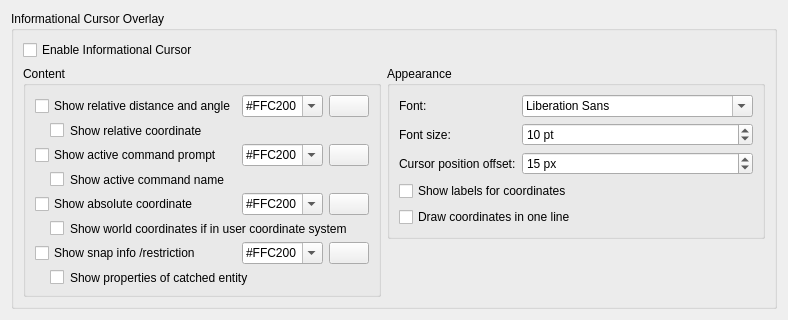
     <widget class="QWidget" name="tabInfoCursor">
      <attribute name="title">
       <string>Info Cursor</string>
      </attribute>
      <layout class="QGridLayout" name="gridLayout_33">
       <item row="0" column="0">
        <widget class="QGroupBox" name="groupBox_15">
         <property name="title">
          <string>Informational Cursor Overlay </string>
         </property>
         <layout class="QGridLayout" name="gridLayout_30">
          <item row="1" column="1">
           <widget class="QGroupBox" name="groupBox_16">
            <property name="title">
             <string>Appearance</string>
            </property>
            <layout class="QGridLayout" name="gridLayout_31">
             <item row="2" column="1">
              <widget class="QFontComboBox" name="fcbInfoOverlayFont">
               <property name="toolTip">
                <string>Font that should be used for drawing elements of informational cursor.</string>
               </property>
              </widget>
             </item>
             <item row="6" column="0" colspan="2">
              <widget class="QCheckBox" name="cbInfoOverlayInOneLine">
               <property name="toolTip">
                <string>If checked, components of coordinate will be drawn in one line. Otherwise, each component will be on own line. </string>
               </property>
               <property name="text">
                <string>Draw coordinates in one line</string>
               </property>
              </widget>
             </item>
             <item row="2" column="0">
              <widget class="QLabel" name="label_21">
               <property name="text">
                <string>Font:</string>
               </property>
              </widget>
             </item>
             <item row="5" column="0" colspan="2">
              <widget class="QCheckBox" name="cbInfoOverlayShowLabels">
               <property name="toolTip">
                <string>If checked, labels for coordinate components will be shown. Otherwise, standard form of coordinates will be displayed.</string>
               </property>
               <property name="text">
                <string>Show labels for coordinates</string>
               </property>
              </widget>
             </item>
             <item row="3" column="1">
              <widget class="QSpinBox" name="sbInfoOverlayFontSize">
               <property name="toolTip">
                <string>Font size, in points</string>
               </property>
               <property name="suffix">
                <string> pt</string>
               </property>
               <property name="minimum">
                <number>5</number>
               </property>
               <property name="maximum">
                <number>30</number>
               </property>
               <property name="value">
                <number>10</number>
               </property>
              </widget>
             </item>
             <item row="3" column="0">
              <widget class="QLabel" name="label_19">
               <property name="text">
                <string>Font size:</string>
               </property>
              </widget>
             </item>
             <item row="4" column="1">
              <widget class="QSpinBox" name="sbInfoOverlayOffset">
               <property name="toolTip">
                <string>Offset of labels from the cursor point.</string>
               </property>
               <property name="suffix">
                <string> px</string>
               </property>
               <property name="minimum">
                <number>2</number>
               </property>
               <property name="maximum">
                <number>30</number>
               </property>
               <property name="value">
                <number>15</number>
               </property>
              </widget>
             </item>
             <item row="4" column="0">
              <widget class="QLabel" name="label_20">
               <property name="text">
                <string>Cursor position offset:</string>
               </property>
              </widget>
             </item>
            </layout>
           </widget>
          </item>
          <item row="0" column="0" colspan="2">
           <widget class="QCheckBox" name="cbInfoOverlayEnable">
            <property name="toolTip">
             <string>If checked, informational cursor will be enabled and shown where applicable.</string>
            </property>
            <property name="text">
             <string>Enable Informational Cursor</string>
            </property>
           </widget>
          </item>
          <item row="1" column="0" rowspan="2">
           <widget class="QGroupBox" name="groupBox_17">
            <property name="title">
             <string>Content</string>
            </property>
            <layout class="QGridLayout" name="gridLayout_32">
             <item row="1" column="0" colspan="3">
              <widget class="QCheckBox" name="cbInfoOverlayRelativeDeltas">
               <property name="toolTip">
                <string>If checked, show relative coordinate</string>
               </property>
               <property name="styleSheet">
                <string notr="true">margin-left:15px</string>
               </property>
               <property name="text">
                <string>Show relative coordinate</string>
               </property>
              </widget>
             </item>
             <item row="4" column="0">
              <widget class="QCheckBox" name="cbInfoOverlayAbsolutePosition">
               <property name="toolTip">
                <string>If checked, absolute position of snap point will be shown.</string>
               </property>
               <property name="text">
                <string>Show absolute coordinate</string>
               </property>
              </widget>
             </item>
             <item row="0" column="0">
              <widget class="QCheckBox" name="cbInfoOverlayRelative">
               <property name="toolTip">
                <string>If checked, relative distance and angle from relative zero point to snap point will be shown.</string>
               </property>
               <property name="text">
                <string>Show relative distance and angle</string>
               </property>
              </widget>
             </item>
             <item row="0" column="2">
              <widget class="QPushButton" name="pbInfoOverlayRelativeColor">
               <property name="sizePolicy">
                <sizepolicy hsizetype="Maximum" vsizetype="Fixed">
                 <horstretch>0</horstretch>
                 <verstretch>0</verstretch>
                </sizepolicy>
               </property>
               <property name="toolTip">
                <string>Click to select color</string>
               </property>
               <property name="text">
                <string/>
               </property>
               <property name="icon">
                <iconset resource="../../../../../res/controls/controls.qrc">
                 <normaloff>:/controls/colorxx.png</normaloff>:/controls/colorxx.png</iconset>
               </property>
              </widget>
             </item>
             <item row="2" column="2">
              <widget class="QPushButton" name="pbInfoOverlayCommandPromptColor">
               <property name="sizePolicy">
                <sizepolicy hsizetype="Maximum" vsizetype="Fixed">
                 <horstretch>0</horstretch>
                 <verstretch>0</verstretch>
                </sizepolicy>
               </property>
               <property name="toolTip">
                <string>Click to select color</string>
               </property>
               <property name="text">
                <string/>
               </property>
               <property name="icon">
                <iconset resource="../../../../../res/controls/controls.qrc">
                 <normaloff>:/controls/colorxx.png</normaloff>:/controls/colorxx.png</iconset>
               </property>
              </widget>
             </item>
             <item row="2" column="0">
              <widget class="QCheckBox" name="cbInfoOverlayCommandPrompt">
               <property name="toolTip">
                <string>If checked, the prompt of the active command will be shown.</string>
               </property>
               <property name="text">
                <string>Show active command prompt</string>
               </property>
              </widget>
             </item>
             <item row="6" column="0">
              <widget class="QCheckBox" name="cbInfoOverlaySnap">
               <property name="toolTip">
                <string>If checked, information about the type of snap and restrictions will be shown for snap point (if any)</string>
               </property>
               <property name="text">
                <string>Show snap info /restriction</string>
               </property>
              </widget>
             </item>
             <item row="4" column="2">
              <widget class="QPushButton" name="pbcbInfoOverlayAbsolutePositionColor">
               <property name="sizePolicy">
                <sizepolicy hsizetype="Maximum" vsizetype="Fixed">
                 <horstretch>0</horstretch>
                 <verstretch>0</verstretch>
                </sizepolicy>
               </property>
               <property name="toolTip">
                <string>Click to select color</string>
               </property>
               <property name="text">
                <string/>
               </property>
               <property name="icon">
                <iconset resource="../../../../../res/controls/controls.qrc">
                 <normaloff>:/controls/colorxx.png</normaloff>:/controls/colorxx.png</iconset>
               </property>
              </widget>
             </item>
             <item row="4" column="1">
              <widget class="QComboBox" name="cbInfoOverlayAbsolutePositionColor">
               <property name="toolTip">
                <string>Color for absolute snap coordinates.</string>
               </property>
               <property name="accessibleDescription">
                <string notr="true"/>
               </property>
               <property name="editable">
                <bool>true</bool>
               </property>
               <item>
                <property name="text">
                 <string notr="true">#FFC200</string>
                </property>
               </item>
               <item>
                <property name="text">
                 <string>#1E90FF</string>
                </property>
               </item>
              </widget>
             </item>
             <item row="6" column="1">
              <widget class="QComboBox" name="cbInfoOverlaySnapColor">
               <property name="toolTip">
                <string>Color for snap type/restriction</string>
               </property>
               <property name="accessibleDescription">
                <string notr="true"/>
               </property>
               <property name="editable">
                <bool>true</bool>
               </property>
               <item>
                <property name="text">
                 <string notr="true">#FFC200</string>
                </property>
               </item>
               <item>
                <property name="text">
                 <string>#1E90FF</string>
                </property>
               </item>
              </widget>
             </item>
             <item row="6" column="2">
              <widget class="QPushButton" name="pbInfoOverlaySnapColor">
               <property name="sizePolicy">
                <sizepolicy hsizetype="Maximum" vsizetype="Fixed">
                 <horstretch>0</horstretch>
                 <verstretch>0</verstretch>
                </sizepolicy>
               </property>
               <property name="toolTip">
                <string>Click to select color</string>
               </property>
               <property name="text">
                <string/>
               </property>
               <property name="icon">
                <iconset resource="../../../../../res/controls/controls.qrc">
                 <normaloff>:/controls/colorxx.png</normaloff>:/controls/colorxx.png</iconset>
               </property>
              </widget>
             </item>
             <item row="0" column="1">
              <widget class="QComboBox" name="cbInfoOverlayRelativeColor">
               <property name="toolTip">
                <string>Color for relative distance and angle</string>
               </property>
               <property name="accessibleDescription">
                <string notr="true"/>
               </property>
               <property name="editable">
                <bool>true</bool>
               </property>
               <item>
                <property name="text">
                 <string notr="true">#FFC200</string>
                </property>
               </item>
               <item>
                <property name="text">
                 <string>#1E90FF</string>
                </property>
               </item>
              </widget>
             </item>
             <item row="2" column="1">
              <widget class="QComboBox" name="cbInfoOverlayCommandPromptColor">
               <property name="toolTip">
                <string>Color for the command prompt</string>
               </property>
               <property name="accessibleDescription">
                <string notr="true"/>
               </property>
               <property name="editable">
                <bool>true</bool>
               </property>
               <item>
                <property name="text">
                 <string notr="true">#FFC200</string>
                </property>
               </item>
               <item>
                <property name="text">
                 <string>#1E90FF</string>
                </property>
               </item>
              </widget>
             </item>
             <item row="5" column="0" colspan="3">
              <widget class="QCheckBox" name="cbShowWorldCoordinates">
               <property name="toolTip">
                <string>If set and user coordinate system is active, absolute coodinate in world coordinate system will be also shown.</string>
               </property>
               <property name="styleSheet">
                <string notr="true">margin-left:15px</string>
               </property>
               <property name="text">
                <string>Show world coordinates if in user coordinate system</string>
               </property>
              </widget>
             </item>
             <item row="3" column="0" colspan="3">
              <widget class="QCheckBox" name="cbInfoOverlayCommandName">
               <property name="toolTip">
                <string>If checked, name of active command will be shown before command prompt</string>
               </property>
               <property name="styleSheet">
                <string notr="true">margin-left:15px</string>
               </property>
               <property name="text">
                <string>Show active command name</string>
               </property>
              </widget>
             </item>
             <item row="7" column="0" colspan="3">
              <widget class="QCheckBox" name="cbInfoOverlaySnapEntityInfo">
               <property name="toolTip">
                <string>If checked, short overview properties of the entity's that is catched for selection will be shown. </string>
               </property>
               <property name="styleSheet">
                <string notr="true">margin-left:15px</string>
               </property>
               <property name="text">
                <string>Show properties of catched entity</string>
               </property>
              </widget>
             </item>
            </layout>
           </widget>
          </item>
         </layout>
        </widget>
       </item>
       <item row="2" column="0">
        <spacer name="verticalSpacer_8">
         <property name="orientation">
          <enum>Qt::Orientation::Vertical</enum>
         </property>
         <property name="sizeHint" stdset="0">
          <size>
           <width>0</width>
           <height>0</height>
          </size>
         </property>
        </spacer>
       </item>
      </layout>
     </widget>
